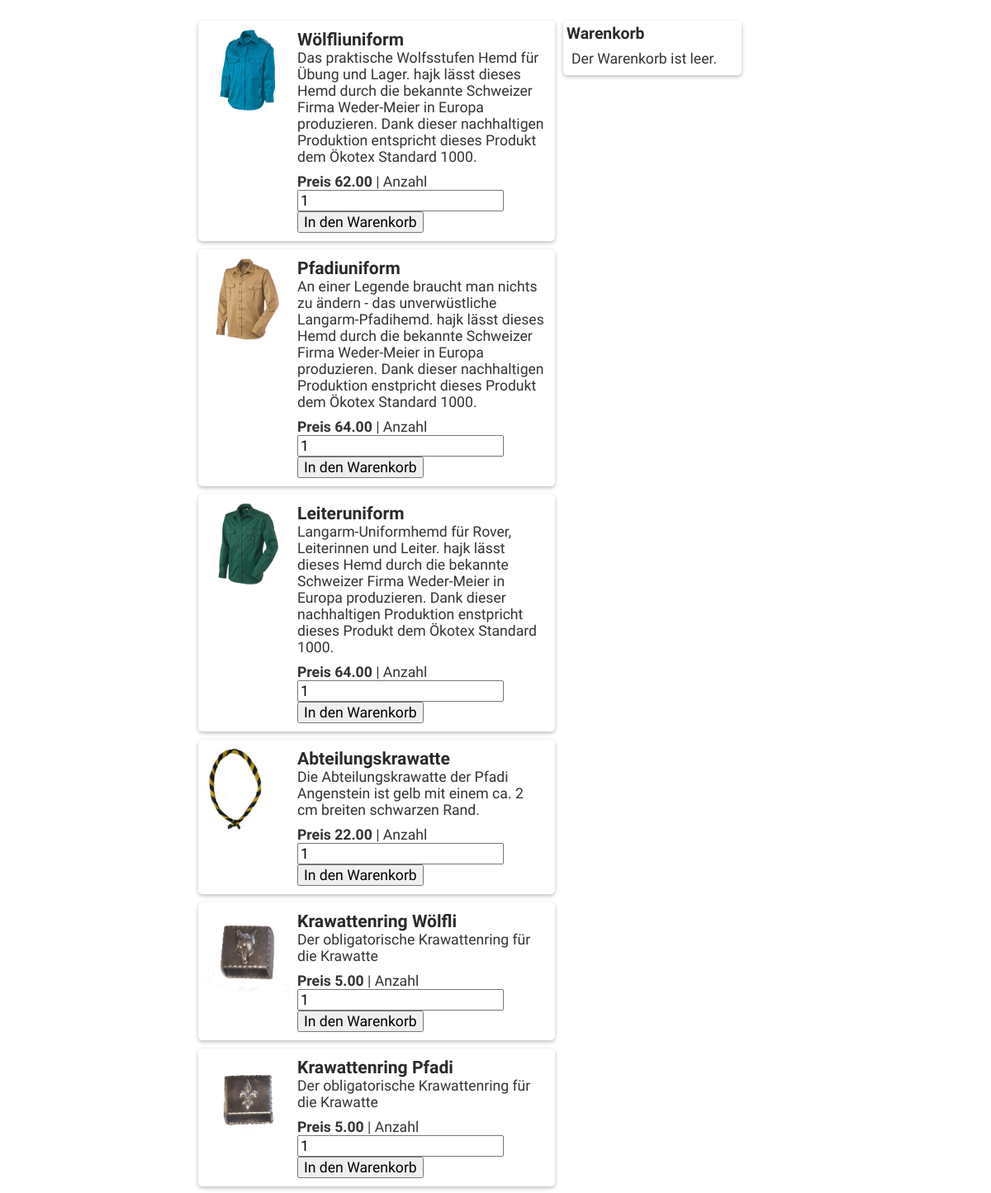
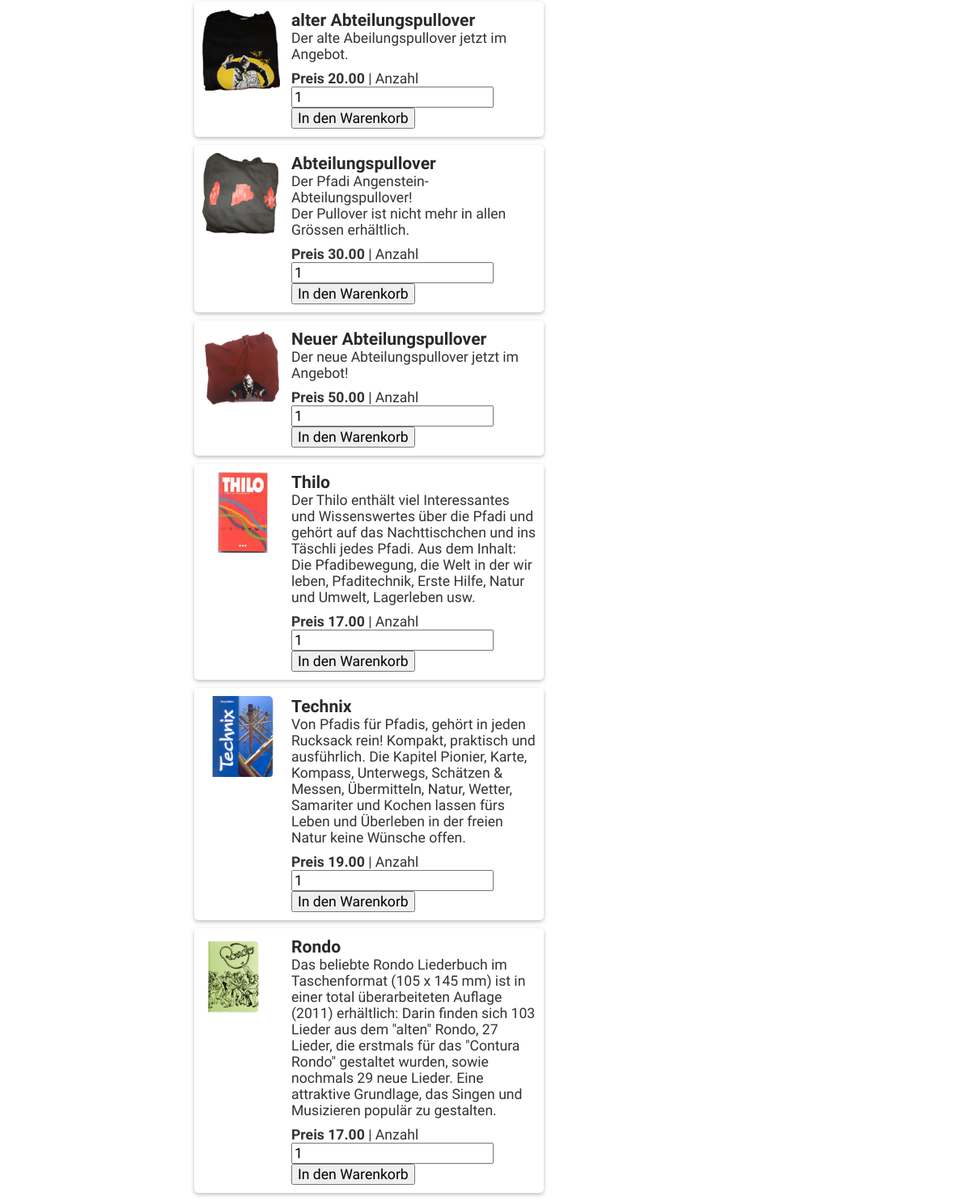
The page / on the database its author committed (2 pictures, top to bottom).
### tables this page shows
CREATE TABLE `products` (
  `id` int(11) NOT NULL,
  `product_code` varchar(60) NOT NULL,
  `product_name` varchar(60) NOT NULL,
  `product_desc` mediumtext NOT NULL,
  `product_img_name` varchar(60) NOT NULL,
  `price` decimal(10,2) NOT NULL,
  PRIMARY KEY (`id`),
  UNIQUE KEY `product_code` (`product_code`)
);

### index.php (the view, shortened to what this page needs)
<!DOCTYPE html>
<html>
<head>
    <link rel="stylesheet" type="text/css" href="style/normalize.css">
    <link rel="stylesheet" type="text/css" href="style/style.css">
</head>
<body>
<div id="products-wrapper">
    <div class="products">
        <?php
        $current_url = base64_encode($url="http://".$_SERVER['HTTP_HOST'].$_SERVER['REQUEST_URI']);
        $mysqli = getDbConnection();
        $results = $mysqli->query("SELECT * FROM products ORDER BY id ASC");
        if ($results) {
            while($obj = $results->fetch_object())
            {
                echo '<div class="product">';
                echo '<form method="post" action="cart_update.php">';
                echo '<div class="product-thumb"><img src="images/'.$obj->product_img_name.'"></div>';
                echo '<div class="product-content"><h3>'.$obj->product_name.'</h3>';
                echo '<div class="product-desc">'.$obj->product_desc.'</div>';
                echo '<div class="product-info">';
                echo '<span class="preis">Preis '.$GLOBALS['cfg_db_currency'].$obj->price.' </span>| ';
                echo 'Anzahl <input type="number" name="product_qty" value="1" size="3" />';
                echo '<button class="add_to_cart">In den Warenkorb</button>';
                echo '</div></div>';
                echo '</form>';
                echo '</div>';
            }
        }
        ?>
    </div>
    <div class="shopping-cart" id="shopping-cart">
        <h2><a href="view_cart.php">Warenkorb</a></h2>
        <?php
        if(isset($_SESSION["products"]))
        {
            $total = 0;
            echo '<ol>';
            foreach ($_SESSION["products"] as $cart_itm)
            {
                echo '<li class="cart-itm">';
                echo '<span class="remove-itm"><a href="cart_update.php?removep='.$cart_itm["code"].'&return_url='.$current_url.'">&times;</a></span>';
                echo '<h3>'.$cart_itm["name"].'</h3>';
                echo '<div class="p-code">Produktcode: '.$cart_itm["code"].'</div>';
                echo '<div class="p-qty">Anzahl: '.$cart_itm["qty"].'</div>';
                echo '<div class="p-price">Preis: '.$currency.$cart_itm["price"].'</div>';
                echo '</li>';
                $subtotal = ($cart_itm["price"]*$cart_itm["qty"]);
                $total = ($total + $subtotal);
            }
            echo '</ol>';
            echo '<strong>Total : '.$currency.$total.'</strong><br><a href="view_cart.php"><button>Bestellung abschliessen</button></a><br>';
            echo '<span class="empty-cart"><a href="cart_update.php?emptycart=1&return_url='.$current_url.'"><button>Warenkorb leeren</button></a></span>';
        } else {
            echo 'Der Warenkorb ist leer.';
        }
        ?>
    </div>
</div>
</body>
</html>

### style/style.css (style rules this page uses)
html body { background: initial; padding-top: 25px; }
body { font-family: "PT Sans", sans-serif; color: #333; background: #FAFAFA; font-size: 1.1em; }
a, a:link, a:visited { color: #FFA400; text-decoration: underline; }
.banner a, .banner a:link, .banner a:hover, .banner a:active, .banner a:visited, .shopping-cart a, .shopping-cart a:hover, .shopping-cart a:link, .shopping-cart a:active, .shopping-cart a:visited, h2 a, h2 a:link, h2 a:visited, h2 a:hover, h2 a:active { color: #2A2A2A; text-decoration: none; }
#products-wrapper { width: 60%; margin-right: auto; margin-left: auto; }
.preis { font-weight: bold; }
.products { width: 60%; float: left; margin-right: 10px; }
.product { margin-bottom: 10px; background: #FFF; padding: 10px; border-radius: 5px; box-shadow: 0 2px 5px 0 rgba(0, 0, 0, 0.26); min-height: 100px; }
.product .product-thumb { float: left; height: 100px; width: 100px; margin-right: 10px; }
.product-thumb img { width: auto; max-width: 100px; height: 100%; }
.product .product-content { overflow: hidden; }
.product .product-content h3 { font-size: 1.2em; margin: 0px; padding: 0px; color: #2A2A2A; }
.product .product-info { float: right; font-size: 1em; margin-top: 10px; }
.shopping-cart { width: 30%; float: left; background: #FFF; padding: 10px; border-radius: 5px; box-sizing: border-box; box-shadow: 0 2px 5px 0 rgba(0, 0, 0, 0.26); }
.shopping-cart h2 { background: #FFF; padding: 4px; font-size: 1.1em; margin: -10px -10px 5px; color: #2A2A2A; border-radius: 5px; }

### rows shown on the page
products: product_img_name (picture), product_name "Wölfliuniform", product_desc "Das praktische Wolfsstufen Hemd für Übung und Lager. hajk lässt dieses Hemd durch die bekannte Schweizer Firma Weder-Meier in Europa produzieren. Dank dieser nachhaltigen Produktion entspricht dieses Produkt dem Ökotex Standard 1000.", price "62.00"
products: product_img_name (picture), product_name "Pfadiuniform", product_desc "An einer Legende braucht man nichts zu ändern - das unverwüstliche Langarm-Pfadihemd. hajk lässt dieses Hemd durch die bekannte Schweizer Firma Weder-Meier in Europa produzieren. Dank dieser nachhaltigen Produktion enstpricht dieses Produkt dem Ökotex Standard 1000.", price "64.00"
products: product_img_name (picture), product_name "Leiteruniform", product_desc "Langarm-Uniformhemd für Rover, Leiterinnen und Leiter. hajk lässt dieses Hemd durch die bekannte Schweizer Firma Weder-Meier in Europa produzieren. Dank dieser nachhaltigen Produktion enstpricht dieses Produkt dem Ökotex Standard 1000.", price "64.00"
products: product_img_name (picture), product_name "Abteilungskrawatte", product_desc "Die Abteilungskrawatte der Pfadi Angenstein ist gelb mit einem ca. 2 cm breiten schwarzen Rand.", price "22.00"
products: product_img_name (picture), product_name "Krawattenring Wölfli", product_desc "Der obligatorische Krawattenring für die Krawatte", price "5.00"
products: product_img_name (picture), product_name "Krawattenring Pfadi", product_desc "Der obligatorische Krawattenring für die Krawatte", price "5.00"
products: product_img_name (picture), product_name "alter Abteilungspullover", product_desc "Der alte Abeilungspullover jetzt im Angebot.", price "20.00"
products: product_img_name (picture), product_name "Abteilungspullover", product_desc "Der Pfadi Angenstein-Abteilungspullover! Der Pullover ist nicht mehr in allen Grössen erhältlich.", price "30.00"
products: product_img_name (picture), product_name "Neuer Abteilungspullover", product_desc "Der neue Abteilungspullover jetzt im Angebot!", price "50.00"
products: product_img_name (picture), product_name "Thilo", product_desc "Der Thilo enthält viel Interessantes und Wissenswertes über die Pfadi und gehört auf das Nachttischchen und ins Täschli jedes Pfadi. Aus dem Inhalt: Die Pfadibewegung, die Welt in der wir leben, Pfaditechnik, Erste Hilfe, Natur und Umwelt, Lagerleben usw.", price "17.00"
products: product_img_name (picture), product_name "Technix", product_desc "Von Pfadis für Pfadis, gehört in jeden Rucksack rein! Kompakt, praktisch und ausführlich. Die Kapitel Pionier, Karte, Kompass, Unterwegs, Schätzen & Messen, Übermitteln, Natur, Wetter, Samariter und Kochen lassen fürs Leben und Überleben in der freien Natur keine Wünsche offen.", price "19.00"
products: product_img_name (picture), product_name "Rondo", product_desc "Das beliebte Rondo Liederbuch im Taschenformat (105 x 145 mm) ist in einer total überarbeiteten Auflage (2011) erhältlich: Darin finden sich 103 Lieder aus dem \"alten\" Rondo, 27 Lieder, die erstmals für das \"Contura Rondo\" gestaltet wurden, sowie nochmals 29 neue Lieder. Eine attraktive Grundlage, das Singen und Musizieren populär zu gestalten.", price "17.00"
